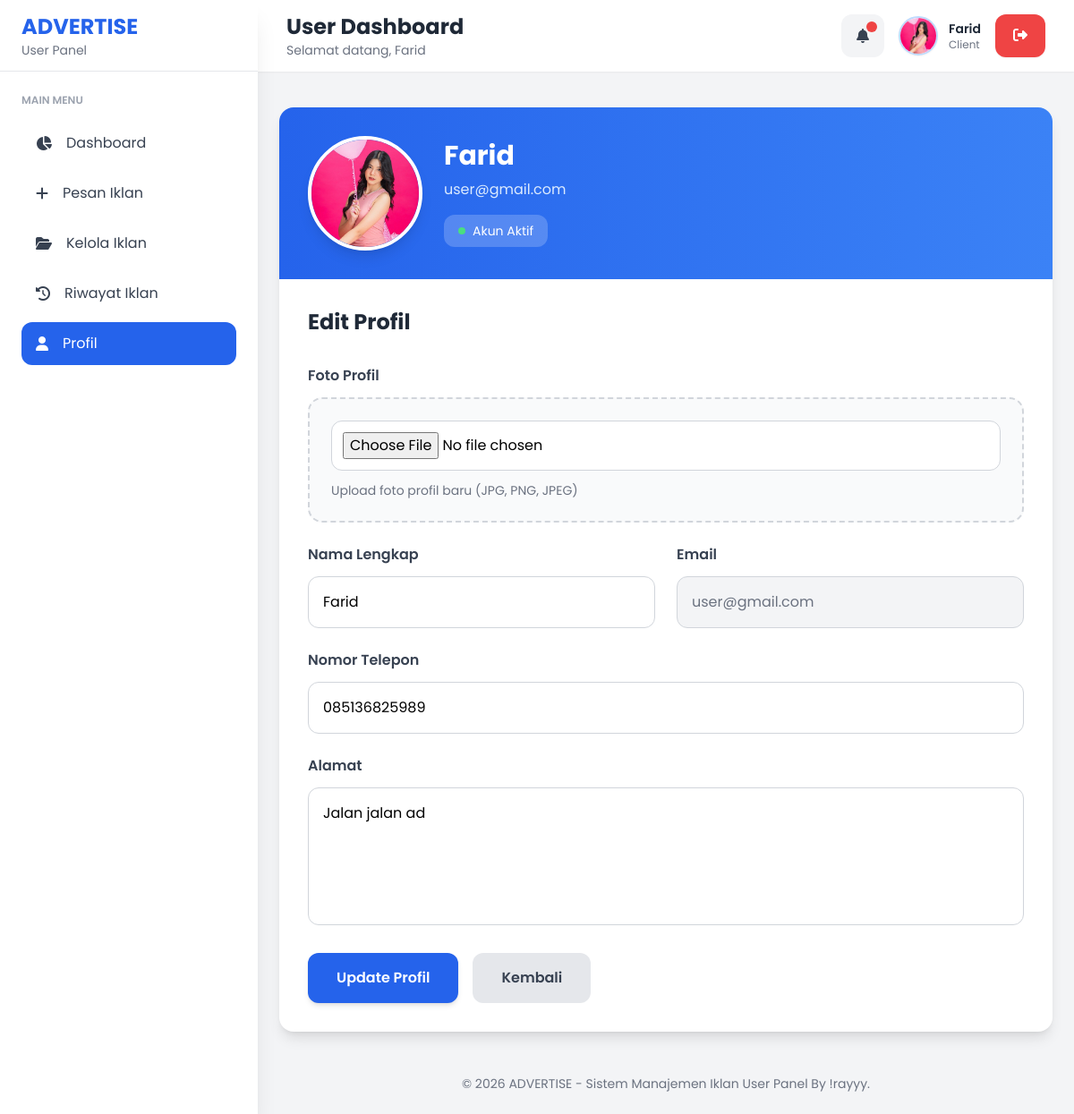
/sistem-manajemen-iklan/user/profil/index.php (signed in), run on the app's committed database.
### tables this page shows
CREATE TABLE `users` (
  `id` int NOT NULL,
  `nama` varchar(100) NOT NULL,
  `email` varchar(100) NOT NULL,
  `password` varchar(255) NOT NULL,
  `role` enum('admin','user') DEFAULT 'user',
  `created_at` timestamp NULL DEFAULT CURRENT_TIMESTAMP,
  `foto` varchar(255) DEFAULT NULL,
  `no_telp` varchar(20) DEFAULT NULL,
  `alamat` text
);

### sistem-manajemen-iklan/user/profil/index.php (the view, shortened to what this page needs)
<?php
include "../../config/koneksi.php";
$id = $_SESSION['id'];
$query = mysqli_query($conn,
    "SELECT * FROM users WHERE id='$id'"
);
$userData = mysqli_fetch_assoc($query);
?>
<!DOCTYPE html>
<html lang="id">
<head>
    <script src="https://cdn.tailwindcss.com"></script>
</head>
<body class="bg-gray-100 overflow-x-hidden">
<?php include "../layouts/header.php"; ?>
<?php include "../layouts/sidebar.php"; ?>
<?php include "../layouts/topbar.php"; ?>
<div class="lg:ml-72 mt-24 p-4 sm:p-6">
    <div class="max-w-5xl mx-auto">
        <div class="bg-white rounded-2xl shadow-lg overflow-hidden">
            <div class="bg-gradient-to-r from-blue-600 to-blue-500 px-6 sm:px-8 py-8">
                <div class="flex flex-col sm:flex-row sm:items-center gap-6">
                    <div class="flex justify-center sm:justify-start">
                        <?php if ($userData['foto']) : ?>
                            <img src="../../assets/uploads/profil/<?= $userData['foto']; ?>"
                                 class="w-28 h-28 sm:w-32 sm:h-32 rounded-full object-cover border-4 border-white shadow-lg">
                        <?php endif; ?>
                    </div>
                    <div class="text-center sm:text-left text-white">
                        <h1 class="text-2xl sm:text-3xl font-bold"><?= $userData['nama']; ?></h1>
                        <p class="mt-2 text-blue-100 break-all"><?= $userData['email']; ?></p>
                        <div class="mt-4 inline-flex items-center gap-2 bg-white/20 px-4 py-2 rounded-xl text-sm">
                            <span class="w-2 h-2 bg-green-400 rounded-full"></span>
                            Akun Aktif
                        </div>
                    </div>
                </div>
            </div>
            <div class="p-4 sm:p-6 lg:p-8">
                <h2 class="text-2xl font-bold text-gray-800 mb-8">Edit Profil</h2>
                <form method="POST" id="formProfil" enctype="multipart/form-data" class="space-y-6">
                    <div class="grid grid-cols-1 lg:grid-cols-2 gap-6">
                        <div class="lg:col-span-2">
                            <label class="block mb-3 font-semibold text-gray-700">Foto Profil</label>
                            <div class="border-2 border-dashed border-gray-300 rounded-2xl p-6 bg-gray-50">
                                <input type="file" name="foto" id="inputFoto" accept="image/*" class="w-full text-sm sm:text-base border border-gray-300 rounded-xl p-3 bg-white">
                                <p class="text-sm text-gray-500 mt-3">Upload foto profil baru (JPG, PNG, JPEG)</p>
                            </div>
                        </div>
                        <div>
                            <label class="block mb-3 font-semibold text-gray-700">Nama Lengkap</label>
                            <input type="text" name="nama" id="inputNama" value="<?= $userData['nama']; ?>" class="w-full border border-gray-300 rounded-xl p-4 focus:outline-none focus:ring-2 focus:ring-blue-500 transition" required>
                        </div>
                        <div>
                            <label class="block mb-3 font-semibold text-gray-700">Email</label>
                            <input type="email" value="<?= $userData['email']; ?>" class="w-full border border-gray-300 rounded-xl p-4 bg-gray-100 text-gray-500 cursor-not-allowed" readonly>
                        </div>
                        <div class="lg:col-span-2">
                            <label class="block mb-3 font-semibold text-gray-700">Nomor Telepon</label>
                            <input type="text" name="no_telp" id="inputTelp" value="<?= $userData['no_telp']; ?>" placeholder="Masukkan nomor telepon" class="w-full border border-gray-300 rounded-xl p-4 focus:outline-none focus:ring-2 focus:ring-blue-500 transition">
                        </div>
                        <div class="lg:col-span-2">
                            <label class="block mb-3 font-semibold text-gray-700">Alamat</label>
                            <textarea name="alamat" id="inputAlamat" rows="5" placeholder="Masukkan alamat lengkap" class="w-full border border-gray-300 rounded-xl p-4 focus:outline-none focus:ring-2 focus:ring-blue-500 transition resize-none"><?= $userData['alamat']; ?></textarea>
                        </div>
                    </div>
                    <div class="mt-8 flex flex-col sm:flex-row gap-4">
                        <button type="button" id="btnTriggerProfile" class="w-full sm:w-auto bg-blue-600 hover:bg-blue-700 transition text-white font-semibold px-8 py-4 rounded-xl shadow-md text-sm sm:text-base">
                            Update Profil
                        </button>
                        <a href="../dashboard/index.php" class="w-full sm:w-auto text-center bg-gray-200 hover:bg-gray-300 transition text-gray-700 font-semibold px-8 py-4 rounded-xl text-sm sm:text-base">
                            Kembali
                        </a>
                    </div>
                </form>
            </div>
        </div>
    </div>
</div>
<?php include "../layouts/footer.php"; ?>
</body>
</html>

### sistem-manajemen-iklan/user/layouts/topbar.php (shortened to what this page needs)
<?php
include "../../config/koneksi.php";
$user_id = $_SESSION['id'];
$queryUser = mysqli_query($conn,
    "SELECT foto, nama
     FROM users
     WHERE id='$user_id'"
);
$user = mysqli_fetch_assoc($queryUser);
$queryUnread = mysqli_query($conn,
    "SELECT COUNT(*) as total
     FROM notifications
     WHERE user_id='$user_id'
     AND is_read='0'"
);
$unread = mysqli_fetch_assoc($queryUnread);
$inisial = strtoupper(
    substr($user['nama'], 0, 1)
);
?>
<div class="fixed top-0 left-0 lg:left-72 right-0 h-20 bg-white shadow-sm z-30">
    <div class="h-full px-4 sm:px-6 lg:px-8 flex items-center justify-between gap-4">
        <div class="flex items-center gap-4 min-w-0">
            <div class="min-w-0">
                <h2 class="text-lg sm:text-2xl font-bold text-gray-800 truncate">
                    User Dashboard
                </h2>
                <p class="text-xs sm:text-sm text-gray-500 truncate">
                    Selamat datang,
                    <?= $_SESSION['nama']; ?>
                </p>
            </div>
        </div>
        <div class="flex items-center gap-2 sm:gap-4 flex-shrink-0">
            <div class="relative">
                <button id="notifButton"
                        class="relative w-11 h-11 sm:w-12 sm:h-12 rounded-xl bg-gray-100 hover:bg-gray-200 transition flex items-center justify-center">
                    <i class="fa-solid fa-bell text-gray-700"></i>
                    <?php if($unread['total'] > 0) : ?>
                        <span class="absolute top-2 right-2 w-3 h-3 bg-red-500 rounded-full animate-pulse"></span>
                    <?php endif; ?>
                </button>
            </div>
            <div class="hidden sm:flex items-center gap-3">
                <?php if(!empty($user['foto'])) : ?>
                    <img src="../../assets/uploads/profil/<?= $user['foto']; ?>"
                         class="w-11 h-11 rounded-full object-cover border-2 border-blue-200 shadow-sm">
                <?php else : ?>
                    <div class="w-11 h-11 rounded-full bg-gradient-to-r from-blue-500 to-indigo-600 flex items-center justify-center text-white font-bold shadow-sm">
                        <?= $inisial; ?>
                    </div>
                <?php endif; ?>
                <div class="hidden md:block">
                    <p class="font-semibold text-sm text-gray-800">
                        <?= $user['nama']; ?>
                    </p>
                    <p class="text-xs text-gray-500">
                        Client
                    </p>
                </div>
            </div>
            <button id="logoutButton"
                    class="bg-red-500 hover:bg-red-600 transition text-white px-4 sm:px-5 py-3 rounded-xl shadow-sm">
                <i class="fa-solid fa-right-from-bracket"></i>
            </button>
        </div>
    </div>
</div>

### sistem-manajemen-iklan/user/layouts/header.php (style rules this page uses)
* { font-family: 'Poppins', sans-serif; }
body { background: #f3f4f6; }

### data on the page
users: foto (picture), nama "Farid", email "user@gmail.com", no_telp "085136825989", alamat "Jalan jalan ad"

### other printed values
$_SESSION['nama'] "Farid"
